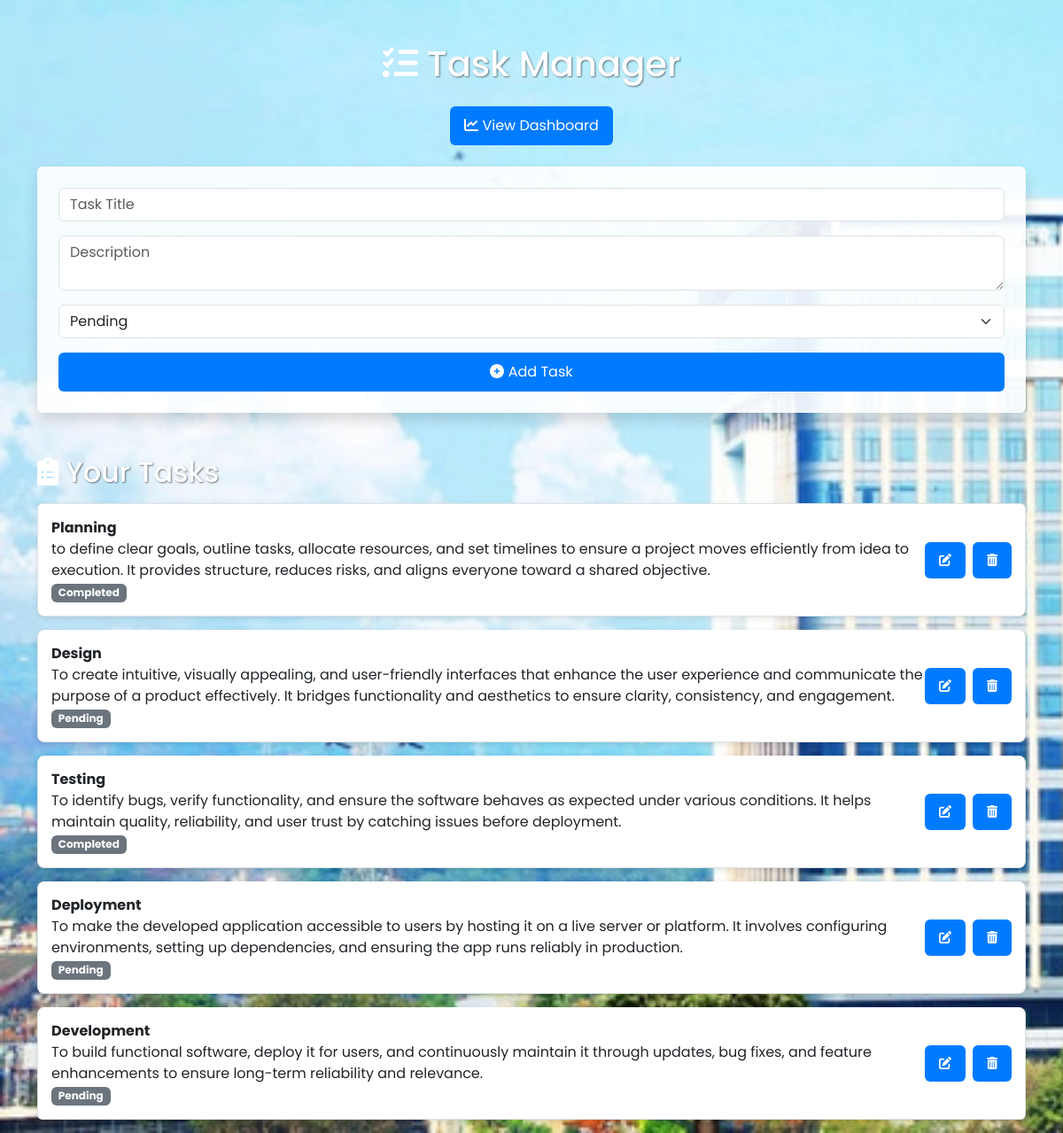
The page / on the database its author committed.
### tables this page shows
CREATE TABLE TASK (
    id INTEGER PRIMARY KEY AUTOINCREMENT,
    title TEXT NOT NULL,
    description TEXT,
    status TEXT
);

### app.py (the view)
@app.route('/')
def home():
    cursor.execute("SELECT * FROM TASK")
    tasks = cursor.fetchall()
    return render_template("index.html", tasks=tasks)

### templates/index.html (shortened to what this page needs)
<!DOCTYPE html>
<html lang="en">
<head>
    <link href="https://cdn.jsdelivr.net/npm/bootstrap@5.3.2/dist/css/bootstrap.min.css" rel="stylesheet">
    <link rel="stylesheet" href="https://cdnjs.cloudflare.com/ajax/libs/font-awesome/6.0.0/css/all.min.css">
    <link rel="stylesheet" href="{{ url_for('static', filename='style.css') }}">
</head>
<body style="font-family: 'Poppins', sans-serif;">
    <div class="container mt-5">
        <h1 class="mb-4 text-center text-white"><i class="fas fa-tasks"></i> Task Manager</h1>
        <div class="text-center mb-4">
            <a href="/dashboard" class="btn btn-info"><i class="fas fa-chart-line"></i> View Dashboard</a>
        </div>
        <div class="form-container mb-5 p-4 rounded shadow">
            <form method="POST" action="/add">
                <input type="text" name="title" class="form-control mb-3" placeholder="Task Title" required>
                <textarea name="description" class="form-control mb-3" placeholder="Description"></textarea>
                <select name="status" class="form-select mb-3">
                    <option value="Pending">Pending</option>
                </select>
                <button type="submit" class="btn btn-primary w-100"><i class="fas fa-plus-circle"></i> Add Task</button>
            </form>
        </div>
        <h2 class="text-white mb-3"><i class="fas fa-clipboard-list"></i> Your Tasks</h2>
        <ul class="list-group">
            {% for task in tasks %}
                <li class="list-group-item task-card d-flex justify-content-between align-items-center">
                    <div>
                        <strong>{{ task[1] }}</strong><br>
                        {{ task[2] }}<br>
                        <span class="badge bg-secondary">{{ task[3] }}</span>
                    </div>
                    <div class="d-flex">
                        <a href="/edit/{{ task[0] }}" class="btn btn-sm btn-warning me-2"><i class="fas fa-edit"></i></a>
                        <form method="POST" action="/delete/{{ task[0] }}">
                            <button type="submit" class="btn btn-sm btn-danger"><i class="fas fa-trash-alt"></i></button>
                        </form>
                    </div>
                </li>
            {% else %}
                <li class="list-group-item text-center">No tasks found. Add one above!</li>
            {% endfor %}
        </ul>
    </div>
</body>
</html>

### static/style.css (style rules this page uses)
body { background-image: url("/static/images/bg.jpg"); background-size: cover; background-repeat: no-repeat; background-attachment: fixed; font-family: Arial, sans-serif; margin: 0; color: #333; }
h1, h2 { color: #ffffff; text-shadow: 1px 1px 2px rgba(0,0,0,0.5); }
button, .btn { background-color: #007BFF; color: white; border: none; padding: 10px 16px; border-radius: 6px; transition: background-color 0.3s ease; }
.task-card { background-color: white; margin-bottom: 15px; padding: 15px; border-radius: 8px; box-shadow: 0 2px 6px rgba(0,0,0,0.1); }
.form-container { background-color: rgba(255, 255, 255, 0.9); border-radius: 10px; padding: 20px; }

### rows shown on the page
TASK: title "Planning", description "to define clear goals, outline tasks, allocate resources, and set timelines to ensure a project moves efficiently from idea to execution. It provides structure, reduces risks, and aligns everyone toward a shared objective.", status "Completed"
TASK: title "Design", description "To create intuitive, visually appealing, and user-friendly interfaces that enhance the user experience and communicate the purpose of a product effectively. It bridges functionality and aesthetics to ensure clarity, consistency, and engagement.", status "Pending"
TASK: title "Testing", description "To identify bugs, verify functionality, and ensure the software behaves as expected under various conditions. It helps maintain quality, reliability, and user trust by catching issues before deployment.", status "Completed"
TASK: title "Deployment", description "To make the developed application accessible to users by hosting it on a live server or platform. It involves configuring environments, setting up dependencies, and ensuring the app runs reliably in production.", status "Pending"
TASK: title "Development", description "To build functional software, deploy it for users, and continuously maintain it through updates, bug fixes, and feature enhancements to ensure long-term reliability and relevance.", status "Pending"
